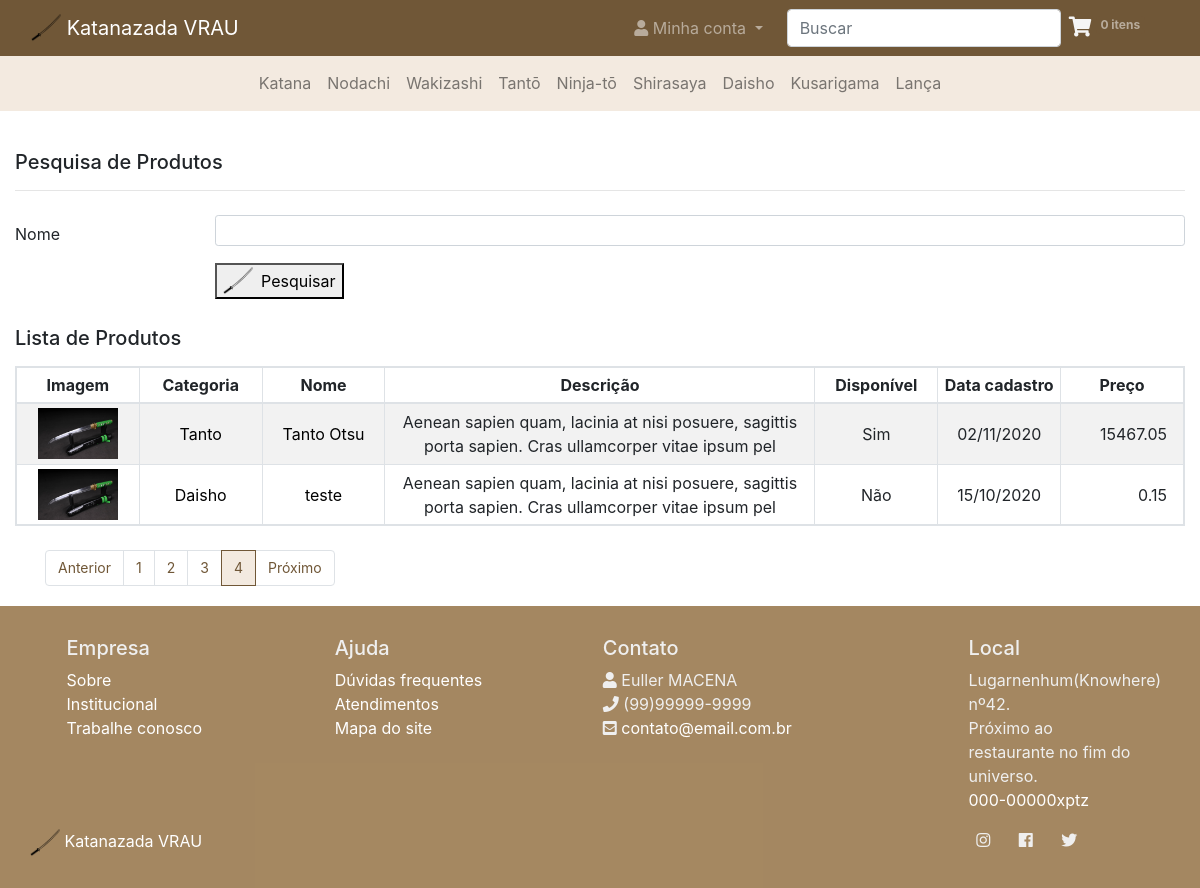
The app's page /productList/?page=4&name=, older data.
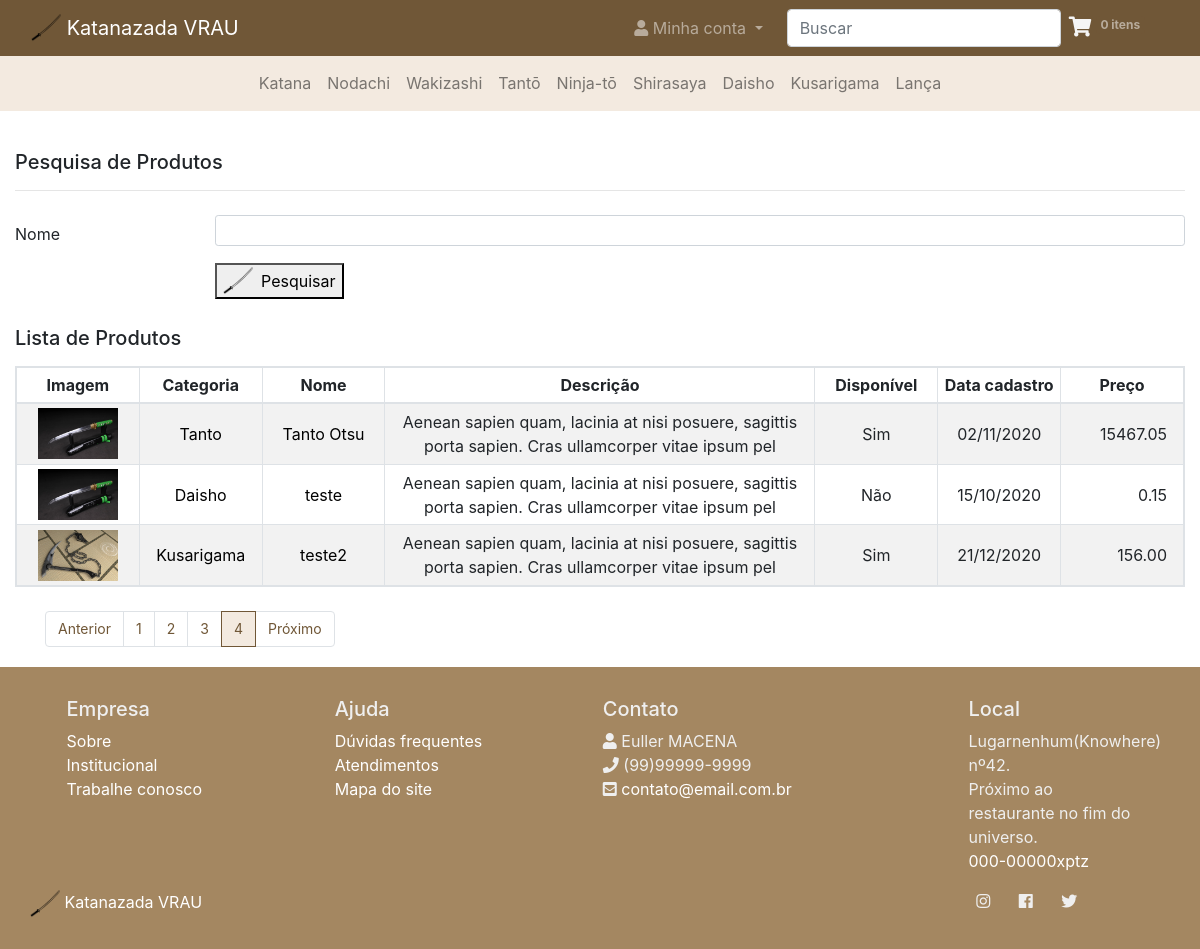
The same page, newer data.
### product/models.py (models this page shows, shortened)
class Product(models.Model):
    category = models.ForeignKey(Category, related_name="products" ,on_delete = models.DO_NOTHING)
    name = models.CharField(max_length = 100, db_index = True, unique = True)
    description = models.CharField(max_length = 100)
    slug = models.SlugField(max_length = 100)
    image = models.ImageField(upload_to='images/')
    price = models.DecimalField(max_digits = 10, decimal_places = 2)
    registeredDate = models.DateField()
    available = models.BooleanField(default = False)
    bestSeller = models.BooleanField(default = False)
    steel = models.CharField(max_length = 100, blank = True, choices = (("1060", "1060"), ("1075", "1075"),("1095", "1095"),("9260", "9260"),("damasco", "damasco"),("dobrado", "dobrado")))
    color = models.CharField(max_length = 100, blank = True)
    class Meta:
        db_table = 'product'
    def __str__(self):
        return self.name
    def getAvailable(self):
        return "Sim" if self.available else "Não"

### category/models.py (models this page shows, shortened)
class Category(models.Model):
    name = models.CharField(max_length = 70, db_index = True, unique = True)
    slug = models.SlugField(max_length = 70)
    class Meta:
        db_table = 'category'
        ordering = ('name',)
    def __str__(self):
        return self.name

### product/views.py (the view)
# urls.py: path("productList/", views.productList, name="productList"),
def productList(request):
    form = FormSearchProduct(request.GET)
    if(form.is_valid()):
        name = form.cleaned_data['name']
        productList = Product.objects.filter(name__icontains=name).order_by('name')
        paginator = Paginator(productList, 3)
        page = request.GET.get('page')
        page_obj = paginator.get_page(page)
        print(productList)
        print(page_obj)
        return render(request, 'product/productSearch.html', {'products': page_obj, 'form': form, 'name': name})
    else:
        raise ValueError("Ocorreu um erro inesperado ao tentar recuperar um produto.")

### product/forms.py
class FormSearchProduct(forms.Form):
    name = forms.CharField(
        widget = forms.TextInput(attrs={'class': 'form-control form-control-sm', 'maxlength': '100'}),
        required=False
    )

### cart/cart.py (called while the page is built)
    def getCartPrice(self):
        return sum(Decimal(item['totalPrice']) for item in self.cart.values())

    def getCartQty(self):
        return sum(item['qty'] for item in self.cart.values())

### cart/context_processors.py (called while the page is built)
def sumCart(request):
    cart = Cart(request)
    qty = cart.getCartQty()
    cartPrice = cart.getCartPrice()
    return { 'qty': qty, 'cartPrice': cartPrice}

### product/templates/product/productSearch.html (shortened to what this page needs)
{% extends "base.html" %}
{% load static %}
{% block body %}
<div class="container-fluid">
    <div class="mb-4" style="padding-top: 100px;">
        <h5 class="mb-3">Pesquisa de Produtos</h5>
        <hr class="mt-0">
    </div>
    <form action="" method="GET" class="mb-4">
        <div class="form-group row" style="margin-bottom: 10px;">
            <label for="id_name" class="col-lg-2 col-form-label font-weigth-bold">Nome</label>
            <div class="col-lg-10">
                {{form.name}}
            </div>
        </div>
        <div class="form-group row">
            <div class="col-lg-10 offset-lg-2">
                <button class="submit" class="btn brown-background text-white">
                    <div class="d-flex align-items-center">
                        <img width="30" height="30" src="{% static 'images/katana-logo.png' %}" class="mr-2">Pesquisar
                    </div>
                </button>
            </div>
        </div>
    </form>
    <div style="min-height: 212px">
        {% if products %}
        <h5 class="mb-3">Lista de Produtos</h5>
        <table style="width: 100%;" class="table table-striped table-sm table-bordered table-responsive mb-4">
            <thead>
                <tr>
                    <th class="text-center">Imagem</th>
                    <th class="text-center">Categoria</th>
                    <th class="text-center">Nome</th>
                    <th class="text-center">Descrição</th>
                    <th class="text-center">Disponível</th>
                    <th class="text-center">Data cadastro</th>
                    <th class="text-center">Preço</th>
                </tr>
            </thead>
            <tbody>
                {% for product in products%}
                <tr>
                    <td width="10%" class="text-center align-middle">
                        <a href="{% url 'product:showProduct' product.id %}">
                            <img style="width: 80px" src="{{product.image.url}}"
                                alt="{{product.name}}">
                        </a>
                    </td>
                    <td width="10%" class="text-center align-middle">
                        <a style="color: #000000 " href="{% url 'product:showProduct' product.id %}">
                            {{product.category}}
                        </a>
                    </td>
                    <td width="10%" class="text-center align-middle">
                        <a style="color: #000000 " href="{% url 'product:showProduct' product.id %}">
                            {{product.name}}
                        </a>
                    </td>
                    <td width="35%" class="text-center align-middle">
                        {{product.description}}
                    </td>
                    <td width="10%" class="text-center align-middle">
                        {{product.getAvailable}}
                    </td>
                    <td width="10%" class="text-center align-middle">
                        {{product.registeredDate | date:'d/m/Y'}}
                    </td>
                    <td width="10%" class="text-right align-middle pr-3">
                        {{product.price}}
                    </td>
                </tr>
                {% endfor %}
            </tbody>
        </table>
        <div class="container" style="font-size: 14px; margin-bottom:20px">
            {% if products.has_other_pages %}
            <ul class="pagination">
                {% if products.has_previous %}
                <li class="page-item"><a class="page-link"
                        href="?page={{products.previous_page_number}}&name={{name}}">Anterior</a></li>
                {% else %}
                <li class="page-item disable"><a class="page-link" href="#" tabindex="-1">Anterior</a></li>
                {% endif %}
                {% for i in products.paginator.page_range %}
                {% if products.number == i %}
                <li class="page-item active"><a class="page-link" href="#">{{ i }}</a>
                </li>
                {% else %}
                <li class="page-item"><a class="page-link" href="?page={{ i }}&name={{name}}">{{ i }}</a>
                </li>
                {% endif %}
                {% endfor %}
                {% if products.has_next %}
                <li class='page-item'><a class='page-link'
                        href='?page={{ products.next_page_number }}&name={{name}}'>Próximo</a></li>
                {% else %}
                <li class='page-item disable'><a class='page-link' href='#' tabindex='-1'>Próximo</a></li>
                {% endif %}
            </ul>
            {% endif %}
        </div>
        {% endif %}
    </div>
</div>
{% endblock %}

### templates/base.html (shortened to what this page needs)
{% load  static %}
<!DOCTYPE html>
<html lang="en">
<head>
    <link href="{% static 'css/bootstrap.css' %}" rel="stylesheet" type="text/css">
    <link href="{% static 'css/all.css' %}" rel="stylesheet">
    <link href="{% static 'css/styles.css' %}" rel="stylesheet">
</head>
<body class="barra">
    {% block navbar %}
    <header style="padding-bottom: 50px;">
        <nav class="navbar d-none d-md-block navbar-expand-md navbar-light bg-brown2 nav2 fixed-top">
            <div class="container-fluid">
                <div class="collapse navbar-collapse">
                    <ul class="navbar-nav mr-auto ml-auto">
                        <li class="nav-item">
                            <a class="nav-link" href="{% url 'katanas' %}">Katana</a>
                        </li>
                        <li class="nav-item">
                            <a class="nav-link " href="{% url 'nodachis' %}">Nodachi</a>
                        </li>
                        <li class="nav-item">
                            <a class="nav-link" href="#">Wakizashi</a>
                        </li>
                        <li class="nav-item">
                            <a class="nav-link" href="#">Tantō</a>
                        </li>
                        <li class="nav-item">
                            <a class="nav-link" href="#">Ninja-tō</a>
                        </li>
                        <li class="nav-item">
                            <a class="nav-link" href="#">Shirasaya</a>
                        </li>
                        <li class="nav-item">
                            <a class="nav-link" href="#">Daisho</a>
                        </li>
                        <li class="nav-item">
                            <a class="nav-link" href="#">Kusarigama</a>
                        </li>
                        <li class="nav-item">
                            <a class="nav-link" href="#">Lança</a>
                        </li>
                    </ul>
                </div>
            </div>
        </nav>
        <nav class="navbar navbar-expand-md navbar-dark bg-brown1 nav1 fixed-top">
            <div class="container-fluid">
                <a class="navbar-brand " href="{% url 'index' %}">
                    <img src="{% static 'images/katana-logo.png' %}" width="30" height="30"
                        class="d-inline-block align-top" alt="Logotipo loja de katana">
                    Katanazada VRAU
                </a>
                <div class="collapse navbar-collapse" id="menu">
                    <ul class="navbar-nav ml-auto">
                        <li class="nav-item dropdown mt-1 mt-md-0 mr-md-3">
                            <a class="nav-link dropdown-toggle d-none d-md-block" href="#" id="navbarDropdown"
                                role="button" data-toggle="dropdown" aria-haspopup="true" aria-expanded="false">
                                <i class="fa fa-user"></i>
                                Minha conta
                            </a>
                        </li>
                        <form class="form-inline">
                            <div class="md-form mt-md-0 d-none d-md-block">
                                <input class="form-control" type="text" placeholder="Buscar" aria-label="Search">
                            </div>
                        </form>
                        <li class="nav-item">
                            <a href="{% url 'cart:showCart' %}" class="nav-link mt-1 mt-md-0 mr-md-3">
                                <i class="fa fa-shopping-cart" style="font-size:20px;color:whitesmoke"></i>
                                <span class="badge bg-brown1" style="vertical-align: top" id='total-1'>{% if qty == 1 %}
                                    {{ qty }} item {% else %} {{ qty }} itens {% endif %}</span> </i>
                            </a>
                        </li>
                    </ul>
                </div>
            </div>
        </nav>
    </header>
    {% endblock %}
    {% block body %}
    {% endblock %}
    {% block footer %}
    <footer class="footer">
        <div class="container-fluid">
            <div class="container-fluid">
                <div class="row justify-content-around">
                    <div class="col-xl-2 col-lg-2 col-sm-4 ">
                        <h5>Empresa</h5>
                        <ul class="list-unstyled">
                            </i><a href='{% url "about" %}'>Sobre</a></li>
                            <li><a href='#Empresa'>Institucional</a></li>
                            <li><a href='#Empresa'>Trabalhe conosco</a></li>
                        </ul>
                    </div>
                    <div class="col-xl-2 col-lg-2 col-sm-5">
                        <h5>Ajuda</h5>
                        <ul class="list-unstyled">
                            <li><a href='#'>Dúvidas frequentes</a></li>
                            <li><a href='#'>Atendimentos</a></li>
                            <li><a href='#'>Mapa do site</a></li>
                        </ul>
                    </div>
                    <div class="col-xl-3 col-lg-4 col-sm-5">
                        <h5>Contato</h5>
                        <ul class="list-unstyled">
                            <li><i class="fas fa-user"></i> Euller MACENA</li>
                            <li><i class="fas fa-phone"></i> (99)99999-9999</li>
                            <li><i class="fas fa-envelope-square"></i> <a
                                    href='contato@email.com.br'>contato@email.com.br</a>
                            </li>
                        </ul>
                    </div>
                    <div class="col-xl-2 col-lg-3 col-sm-5">
                        <h5>Local</h5>
                        <ul class="list-unstyled">
                            <li>Lugarnenhum(Knowhere) nº42.</li>
                            <li>Próximo ao restaurante no fim do universo.</li>
                            <li><a href='contato@email.com.br'>000-00000xptz</a>
                            </li>
                        </ul>
                    </div>
                </div>
            </div>
            <div class="container-fluid">
                <div class="row justify-content-between">
                    <div class="col-6 col-lg-3">
                        <a style="text-decoration: none;" href="{% url 'index' %}"><img
                                src="{% static 'images/katana-logo.png' %} " width="30" height="30"
                                class="d-inline-block" alt="Logotipo loja de katana" loading="lazy">
                            Katanazada VRAU</a>
                    </div>
                    <div class="col-4 col-lg-3 text-center">
                        <i class="fab fa-instagram mr-md-4 mr-2" href="#"></i>
                        <i class="fab fa-facebook mr-md-4 mr-2" href="#"></i>
                        <i class="fab fa-twitter mr-md-4 mr-2" href="#"></i>
                    </div>
                </div>
            </div>
        </div>
    </footer>
    {% endblock %}
</body>
</html>

### static/css/all.css (style rules this page uses)
.fa, .fas, .far, .fal, .fab { -moz-osx-font-smoothing: grayscale; -webkit-font-smoothing: antialiased; display: inline-block; font-style: normal; font-variant: normal; text-rendering: auto; line-height: 1; }
.fa-envelope-square:before { content: "\f199"; }
.fa-facebook:before { content: "\f09a"; }
.fa-instagram:before { content: "\f16d"; }
.fa-phone:before { content: "\f095"; }
.fa-shopping-cart:before { content: "\f07a"; }
.fa-twitter:before { content: "\f099"; }
.fa-user:before { content: "\f007"; }
.fab { font-family: 'Font Awesome 5 Brands'; }
.fa, .fas { font-family: 'Font Awesome 5 Free'; font-weight: 900; }

### static/css/styles.css (style rules this page uses)
.footer { background-color: #926f40d3; color: #efefef; padding: 30px 0; }
.footer a { color: #ffffff; }
.pagination>li>a { background-color: white; color: #705737; }
.pagination>.active>a, .pagination>.active>a:focus, .pagination>.active>span, .pagination>.active>span:focus { color: #705737 !important; background-color: #f3eae0 !important; border: solid 1px #705737 !important; }
body, html { height: 100%; }
.bg-brown1 { background: #705737; }
.bg-brown2 { background: #f3eae0; }
.barra { overflow: scroll; }
.nav1 { margin-top: 0px; }
.nav2 { margin-top: 55px; }
.dropdown { position: relative; }

Row changes from the older to the newer data that the page shows:
added Product: image (picture), category "Kusarigama", name "teste2", description "Aenean sapien quam, lacinia at nisi posuere, sagittis porta sapien. Cras ullamcorper vitae ipsum pel", getAvailable "Sim", registeredDate "21/12/2020", price "156.00"
